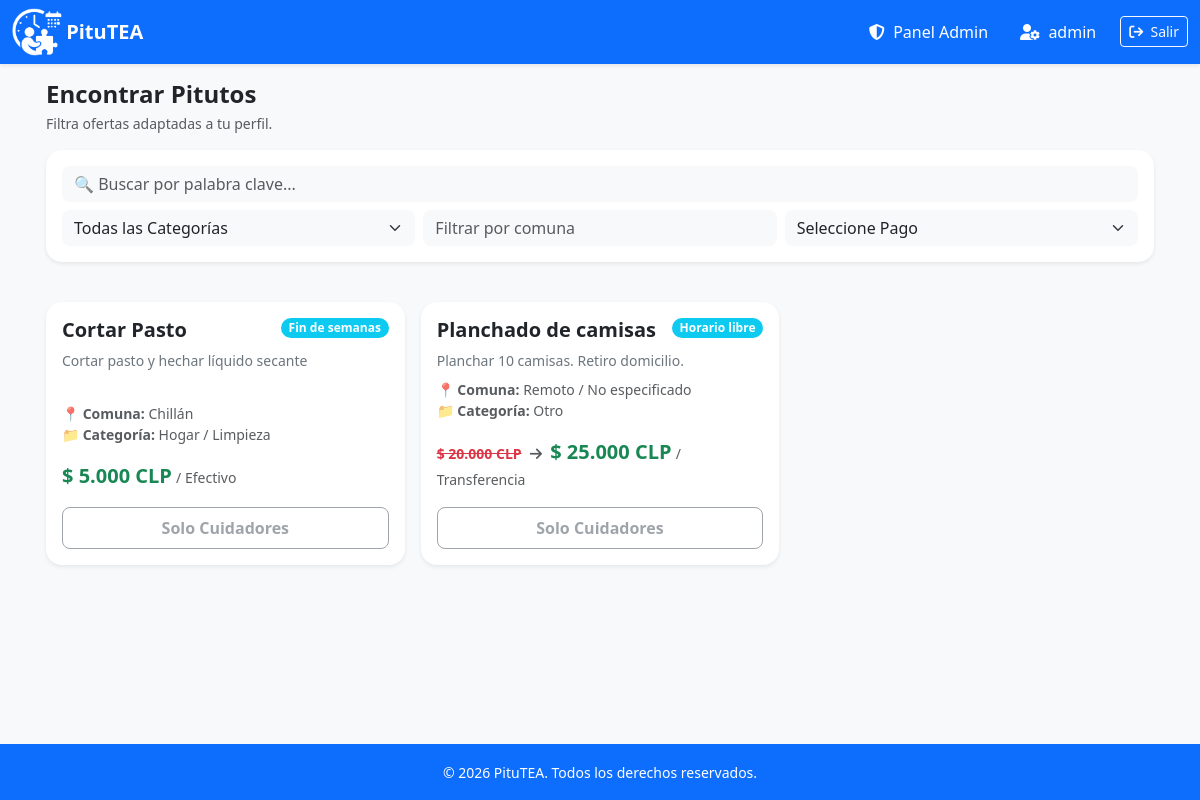
The app's page / (signed in) with its own data.
### app_pitutea/models.py (models this page shows, shortened)
class Pituto(models.Model):
    TIPO_PAGO_CHOICES = [
        ('Transferencia', 'Transferencia'),
        ('Efectivo', 'Efectivo'),
    ]
    ESTADO_CHOICES = [
        ('ACTIVO', 'Activo'),
        ('OTORGADO', 'Trabajo Otorgado'),
        ('FINALIZADO', 'Finalizado'),
    ]
    CALIFICACION_CHOICES = [(i, str(i)) for i in range(1, 6)]
    creador = models.ForeignKey(User, on_delete=models.CASCADE, related_name='pitutos_creados', verbose_name="Oferente creador")
    titulo = models.CharField(max_length=200, verbose_name="Título del Pituto")
    descripcion = models.TextField(verbose_name="Descripción detallada")
    categoria = models.CharField(max_length=20, choices=CATEGORIAS_CHOICES, default='otro', verbose_name="Categoría del trabajo")
    comuna = models.CharField(max_length=100, blank=True, null=True, verbose_name="Comuna (Dejar en blanco si es Remoto)")
    pago = models.CharField(max_length=50, verbose_name="Monto a pagar (Ej: $15.000)")
    pago_anterior = models.CharField(max_length=50, blank=True, null=True, verbose_name="Monto anterior (tachado)")
    tipo_pago = models.CharField(max_length=20, choices=TIPO_PAGO_CHOICES, default='tarea', verbose_name="Modalidad de pago")
    flexibilidad = models.CharField(max_length=100, verbose_name="Etiqueta de Flexibilidad (Ej: Remoto / Noche)")
    activo = models.BooleanField(default=True, verbose_name="¿Está activo?")
    fecha_creacion = models.DateTimeField(auto_now_add=True)
    estado = models.CharField(
        max_length=20,
        choices=ESTADO_CHOICES,
        default='ACTIVO',
        verbose_name="Estado del Pituto"
    )
    cuidador_seleccionado = models.ForeignKey(
        User,
        on_delete=models.SET_NULL,
        null=True, blank=True,
        related_name='pitutos_asignados',
        verbose_name="Cuidador seleccionado"
    )
    fecha_finalizacion = models.DateTimeField(null=True, blank=True, verbose_name="Fecha de finalización")
    calificacion_a_cuidador = models.IntegerField(
        null=True, blank=True,
        choices=CALIFICACION_CHOICES,
        verbose_name="Calificación al cuidador (1-5)"
    )
    comentario_a_cuidador = models.TextField(
        null=True, blank=True,
        verbose_name="Comentario al cuidador"
    )
    calificacion_a_oferente = models.IntegerField(
        null=True, blank=True,
        choices=CALIFICACION_CHOICES,
        verbose_name="Calificación al oferente (1-5)"
    )
    comentario_a_oferente = models.TextField(
        null=True, blank=True,
        verbose_name="Comentario al oferente"
    )
    @property
    def pago_formateado(self):
        if not self.pago:
            return ""
        import re
        digitos = ''.join(re.findall(r'\d+', self.pago))
        if not digitos:
            return self.pago
        try:
            valor = int(digitos)
            valor_formateado = f"{valor:,}".replace(",", ".")
            return f"$ {valor_formateado} CLP"
        except ValueError:
            return self.pago
    @property
    def pago_anterior_formateado(self):
        if not self.pago_anterior:
            return None
        import re
        digitos = ''.join(re.findall(r'\d+', self.pago_anterior))
        if not digitos:
            return self.pago_anterior
        try:
            valor = int(digitos)
            valor_formateado = f"{valor:,}".replace(",", ".")
            return f"$ {valor_formateado} CLP"
        except ValueError:
            return self.pago_anterior
    class Meta:
        verbose_name = "Pituto"
        verbose_name_plural = "Pitutos"
        ordering = ['-fecha_creacion']

### app_pitutea/views.py (the view, shortened to what this page needs)
# urls.py: path('', views.listar_ofertas, name='listar_ofertas'),
def listar_ofertas(request):
    ofertas = Pituto.objects.filter(activo=True, estado='ACTIVO')
    q = request.GET.get('q', '')
    if q:
        ofertas = ofertas.filter(Q(titulo__icontains=q) | Q(descripcion__icontains=q))
    tipo = request.GET.get('tipo', '')
    if tipo:
        ofertas = ofertas.filter(tipo_pago=tipo)
    categoria = request.GET.get('categoria', '')
    if categoria:
        ofertas = ofertas.filter(categoria=categoria)
    comuna = request.GET.get('comuna', '')
    if comuna:
        ofertas = ofertas.filter(comuna__icontains=comuna)
    context = {
        'ofertas': ofertas,
        'q': q, 'tipo': tipo, 'categoria': categoria, 'comuna': comuna,
    }
    if request.headers.get('HX-Request') == 'true':
        return render(request, 'parcial_grilla_ofertas.html', context)
    return render(request, 'ofertas.html', context)

### app_pitutea/templates/ofertas.html (shortened to what this page needs)
{% extends 'base.html' %}
{% block content %}
<div class="row mb-3">
    <div class="col-12">
        <h1 class="h4 fw-bold text-dark mb-1">Encontrar Pitutos</h1>
        <p class="text-muted small">Filtra ofertas adaptadas a tu perfil.</p>
        <form class="bg-white p-3 rounded-4 shadow-sm mb-4"
              hx-get="{% url 'listar_ofertas' %}"
              hx-target="#grilla-ofertas"
              hx-trigger="input from:input, change from:select">
            <div class="row g-2 mb-2">
                <div class="col-12">
                    <input type="search" name="q" class="form-control rounded-3 bg-light border-0" placeholder="🔍 Buscar por palabra clave...">
                </div>
            </div>
            <div class="row g-2">
                <div class="col-12 col-md-4">
                    <select name="categoria" class="form-select rounded-3 bg-light border-0">
                        <option value="">Todas las Categorías</option>
                    </select>
                </div>
                <div class="col-6 col-md-4">
                    <input type="text" name="comuna" class="form-control rounded-3 bg-light border-0" placeholder="Filtrar por comuna">
                </div>
                <div class="col-6 col-md-4">
                    <select name="tipo" class="form-select rounded-3 bg-light border-0">
                        <option value="">Seleccione Pago</option>
                    </select>
                </div>
            </div>
        </form>
    </div>
</div>
<div id="grilla-ofertas" class="row g-3">
    {% include 'parcial_grilla_ofertas.html' %}
</div>
{% endblock %}

### app_pitutea/templates/base.html (shortened to what this page needs)
<!DOCTYPE html>
<html lang="es">
<head>
    <link href="https://cdn.jsdelivr.net/npm/bootstrap@5.3.2/dist/css/bootstrap.min.css" rel="stylesheet">
    <link rel="stylesheet" href="https://cdn.jsdelivr.net/npm/bootstrap-icons@1.5.0/font/bootstrap-icons.css">
</head>
<body class="bg-light">
    <nav class="navbar navbar-expand-lg navbar-dark bg-primary shadow-sm sticky-top d-none d-lg-block">
        <div class="container-fluid">
            {% load static %} <img src="{% static 'assets/img/Logo_v3.png' %}" alt="Logo Pitutea" width="50px">&nbsp;
            <a class="navbar-brand fw-bold" href="{% if user.is_authenticated and not user.is_staff and user.perfil.rol == 'OFERENTE' %}{% url 'panel_oferente' %}{% else %}{% url 'listar_ofertas' %}{% endif %}">PituTEA</a>
            <div class="collapse navbar-collapse">
                <ul class="navbar-nav ms-auto">
                    {% if user.is_authenticated %}
                        {% if user.is_staff %}
                        <li class="nav-item">
                            <a href="/admin/" class="nav-link text-white me-3">
                                <i class="fa-solid fa-shield-halved"></i>&nbsp; Panel Admin
                            </a>
                        </li>
                        {% elif user.perfil.rol == 'CUIDADOR' %}
                        <li class="nav-item">
                            <a href="{% url 'bitacora_cuidador' %}" class="nav-link text-white me-3">
                                <i class="fa-solid fa-briefcase"></i>&nbsp; Mis Pitutos
                            </a>
                        </li>
                        {% endif %}
                        <li class="nav-item">
                            <a href="{% url 'editar_perfil' %}" class="nav-link text-white me-3">
                                <i class="fa-solid fa-user-gear"></i>&nbsp; {{ user.username }}</a>
                        </li>
                        <li class="nav-item">
                            <form action="{% url 'logout' %}" method="post">
                                <button type="submit" class="btn btn-outline-light btn-sm mt-1"><i class="fa-solid fa-arrow-right-from-bracket"></i>&nbsp; Salir</button>
                            </form>
                        </li>
                    {% endif %}
                </ul>
            </div>
        </div>
    </nav>
        <h5 class="m-0 fw-bold">{% load static %} PituTEA</h5>
    <main class="container px-3 pt-3">
        {% block content %}
        {% endblock %}
    </main>
    <footer class="bg-primary text-white text-center py-3 fixed-bottom d-none d-lg-block">
        <div class="container">
            <small>&copy; 2026 PituTEA. Todos los derechos reservados.</small>
        </div>
    </footer>
</body>
</html>

### app_pitutea/templates/parcial_grilla_ofertas.html (shortened to what this page needs)
{% for oferta in ofertas %}
<div class="col-12 col-md-6 col-lg-4">
    <div class="card h-100 shadow-sm rounded-4 {% if oferta.es_recomendado %}border-primary border-2{% else %}border-0{% endif %}">
        <div class="card-body d-flex flex-column">
            <div class="d-flex justify-content-between align-items-start mb-2">
                <h5 class="card-title fw-bold mb-0 text-dark">{{ oferta.titulo }}</h5>
                <span class="badge rounded-pill text-bg-info text-white">{{ oferta.flexibilidad }}</span>
            </div>
            <p class="card-text text-secondary small flex-grow-1 mb-2">{{ oferta.descripcion }}</p>
            <div class="mb-3 small text-muted">
                <strong>📍 Comuna:</strong> {{ oferta.comuna|default:"Remoto / No especificado" }}<br>
                <strong>📁 Categoría:</strong> {{ oferta.get_categoria_display }}
            </div>
            <div class="mt-auto mb-3">
                {% if oferta.pago_anterior %}
                <span class="text-danger small fw-bold text-decoration-line-through me-1">{{ oferta.pago_anterior_formateado }}</span>
                <i class="fa-solid fa-arrow-right text-muted small me-1"></i>
                {% endif %}
                <span class="fs-5 fw-bold text-success">{{ oferta.pago_formateado }}</span>
                <span class="text-muted small">/ {{ oferta.tipo_pago }}</span>
            </div>
            {% if user.is_authenticated %}
                {% if user.perfil.rol == 'CUIDADOR' %}
                    <button
                        class="btn btn-primary w-100 fw-bold py-2 rounded-3 shadow-sm"
                        hx-post="{% url 'postular_pituto' oferta.id %}"
                        hx-swap="outerHTML"
                        hx-headers='{"X-CSRFToken": "{{ csrf_token }}"}'>
                        Postular Ahora
                    </button>
                {% else %}
                    <button class="btn btn-outline-secondary w-100 fw-bold py-2 rounded-3 disabled" disabled>
                        Solo Cuidadores
                    </button>
                {% endif %}
            {% else %}
                <a href="{% url 'login' %}" class="btn btn-primary w-100 fw-bold py-2 rounded-3 shadow-sm">
                    Inicia Sesión para Postular
                </a>
            {% endif %}
        </div>
    </div>
</div>
{% endfor %}

### app_pitutea/templates/base.html (style rules this page uses)
body { padding-bottom: 70px; -webkit-tap-highlight-color: transparent; }
@media (min-width: 992px) { body { padding-bottom: 0; } }

### records on screen
Pituto: titulo "Cortar Pasto", flexibilidad "Fin de semanas", descripcion "Cortar pasto y hechar líquido secante", comuna "Chillán", categoria "Hogar / Limpieza", pago_formateado "$ 5.000 CLP", tipo_pago "Efectivo"
Pituto: titulo "Planchado de camisas", flexibilidad "Horario libre", descripcion "Planchar 10 camisas. Retiro domicilio.", comuna "Remoto / No especificado", categoria "Otro", pago_anterior_formateado "$ 20.000 CLP", pago_formateado "$ 25.000 CLP", tipo_pago "Transferencia"

### other values on screen
{{ user.username }} "admin"
